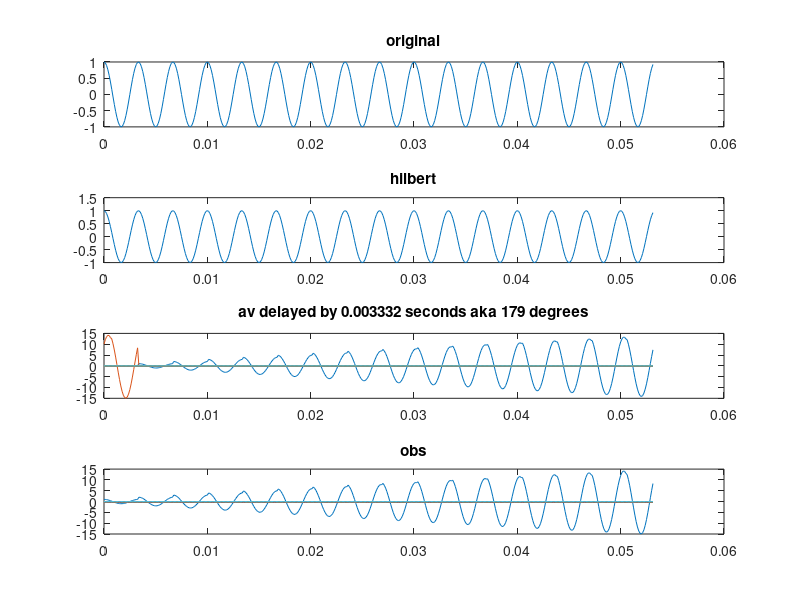

The MATLAB script that drew this image:
%resources: https://books.google.ca/books?id=N7QgBQAAQBAJ&pg=PA40&lpg=PA40&dq=fft+dsp+chip+computation+time&source=bl&ots=FYRRHsqchb&sig=5FZtx4Ul9XSOhE1zqcR8rhBfAqI&hl=en&sa=X&ved=0ahUKEwiCvK7rnMzNAhWrx4MKHRGDCkAQ6AEITTAI#v=onepage&q=fft%20dsp%20chip%20computation%20time&f=false
% %http://link.springer.com/chapter/10.1007%2F3-540-45675-9_83#page-1
% http://www.eed.nctu.edu.tw/files/writing/5223_ded84c73.pdf
% http://stackoverflow.com/questions/6663222/doing-fft-in-realtime/8575259#8575259


clear All;

%% Step 1: Generate voice signal (as seen by MCU)
% Time specifications
fc = 300;                     % hertz
fs = 8000;                % samples per second for constructing the sine wave
dt = 1/fs;                   % seconds per sample
StopTime = 2 * 8 / fc;       % seconds
t = (0:dt:StopTime-dt);     % seconds

%test signal generation
v = cos(2*pi*fc*t);
v = v';

% [y, fs] = audioread('two.wav');
% y = y(:,1);
% info = audioinfo('two.wav');
% y=resample(y,8000,fs); %resample so that fs=8000
% fs = 8000;
% t = 0:seconds(1/fs):seconds(info.Duration);
% t = t(1:length(y));

subplot(4,1,1);
plot(t,v);
title('original');

v = hilbert(v); %make analytical signal
subplot(4,1,2);
plot(t,v);
title('hilbert');

%% Step 2: Model antivoice contribution to obs input
%trans_obs signal will have a delay and attenuation relative to voice signal
trans_obs_sep = double(0.02); %meters

av_air_gain = double(0.8); %scalar factor of how much sound attenuates from transducer to obs
av_delay_secs = double(0.000833*4); %total air+internal processing delay in seconds
av_delay_samples = int32(av_delay_secs * fs); %number of samples delayed by

%apply delay and attenuation (air gain)
% trans_obs = zeros(size(y));
% trans_obs(1 + trans_obs_delay_samples: end) = y(1:end - trans_obs_delay_samples); %delay
% trans_obs = trans_obs .* trans_obs_air_gain; %attenuation

av = zeros(length(v));

%TODO: apply antivoice generation algorithm above for correct phase
%calculation


%% Step : Model obs input (voice + antivoice)

obs = zeros(length(v));

%i is the sample number since time = 0
for i = 1 : length(v)
    obs(i) = v(i) + av(i);                  %superposition
    av(i + av_delay_samples) = obs(i);      %TODO: feedback filter and av algorithm
end

%plot av
subplot(4,1,3);
plot(t,av);
latencystr = sprintf('av delayed by %0.6f seconds aka 179 degrees', av_delay_secs);
title(latencystr );

%plot obs
subplot(4,1,4);
plot(t,obs);
title('obs');

% % 
% % 
% % 
% % 
% % windowsize = 64;
% % fftsize = windowsize;
% % wshft = 1; %samples to advance the sliding window by (hop size)
% % 
% % w = ones(windowsize,1); %windowing function (ones work with wshft = 1 only)
% % 
% % stft_matrix = stft(v,w,wshft,fftsize);  %matrix containing all the individual frequency points for all window slides
% %                                     %to optimize to use actual sliding FFT, and not matrix
% % 
% % freq_pos = 0:fs/fftsize:fs/2; % frequency vector from 0 to the Nyquist
% % latency = double(0.001); %our test value in seconds
% % d = int32(latency * fs); % samples
% %                                     
% % %phase  is a ROW vector with length == number of freq bins
% % [phase] = get_antiphase_vector_pos(freq_pos, latency);
% % 
% % shifted_matrix = zeros(size(stft_matrix));
% % %shift each sample in the matrix by sample_shift amount
% % matrix_size = size(stft_matrix);
% % for r = 1:(matrix_size(1))
% %     Y = stft_matrix(r,:);
% %     shifted_matrix(r,:) = Y.*exp(+1i* (phase)); %plus sign for delay as opposed to advancement
% % end
% % 
% % istft_matrix = zeros(size(shifted_matrix)); %init with zeros
% % 
% % for r = 1 : 1 : size(shifted_matrix, 1)
% %     istft_matrix(r,:) = ifft(shifted_matrix(r,:),fftsize);
% % end
% % 
% % %Since using sliding fft, we output samples from the middle of window
% % %otherwise fourier transform is cyclical and we'll pick up garbage
% % %but this adds its own time domain global latency which needs to be accounted for
% % %by the calibration sw
% % 
% % wcenter = floor(windowsize/2);
% % wstart = wcenter;
% % 
% % yi = zeros(length(v),1);
% % yindex = 0; 
% % 
% % for r = 1: 1 : size(istft_matrix,1)
% %     %reconstruct time domain signal
% %     yi(yindex + 1 : yindex + wshft) = istft_matrix(r,wstart:(wstart-1)+wshft);
% %     yindex = yindex + wshft;
% % end
% % 
% % subplot(4,1,3);
% % plot(t,yi);
% % latencystr = sprintf('yi delayed by %0.6f seconds', latency);
% % title(latencystr );
% % 
% % %below ignores/idealizes the windowing time domain latency
% % y_centered = v(wcenter:length(v) -1);
% % yi_centered = yi(1:length(yi) - wcenter);
% % result = y_centered(1+d:end) + yi_centered(1:end -d); %advance y by d, and leave yi in-place
% % 
% % subplot(4,1,4);
% % plot(t(1:length(result)),result);
% % title('original + yi signal');
% % 
% % %audiowrite('y.wav', (yi),fs);
% % audiowrite('yi.wav', (yi),fs);
% % audiowrite('yr.wav', (result),fs);
% % 
% % %just some statistics on signal level
% % avgy = mean(abs(v));
% % avgyi = mean(abs(yi));
% % avgyr = mean(abs(result));